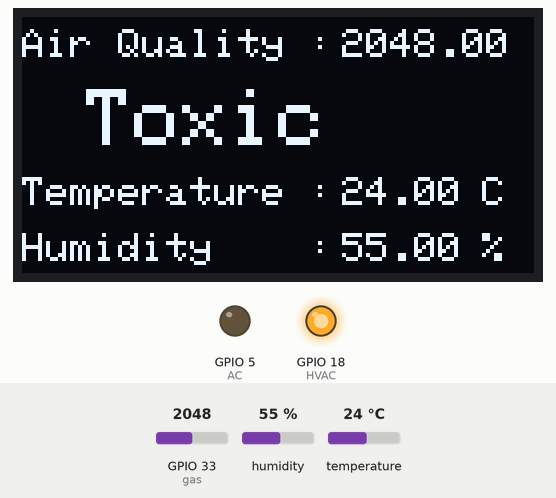
A sketch run on a simulated ESP32. Shown: 128×64 one-colour display, output pins drawn as LEDs (lit = HIGH). Inputs (shaded band) come from the test bench; at power-on: temperature 24 °C, GPIO 33 (gas) = 2048, humidity 55 %. WiFi joins after 1.5 s; servers stay silent unless stated; what the sketch prints to the serial monitor is not drawn.

Above: at 3.4 s.
3.5 s: temperature set to 39 °C
At 6.8 s:
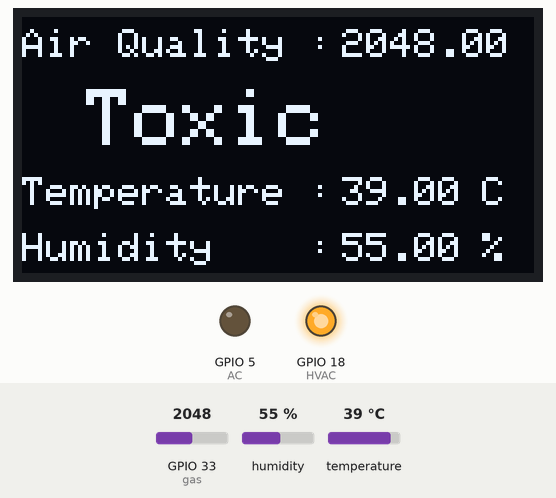
7.3 s: temperature set to 42 °C
At 10.0 s:
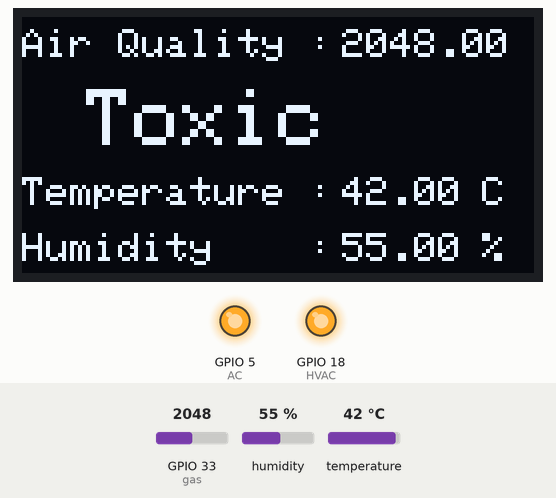
10.3 s: GPIO 33 (gas) set to 872
At 12.0 s:
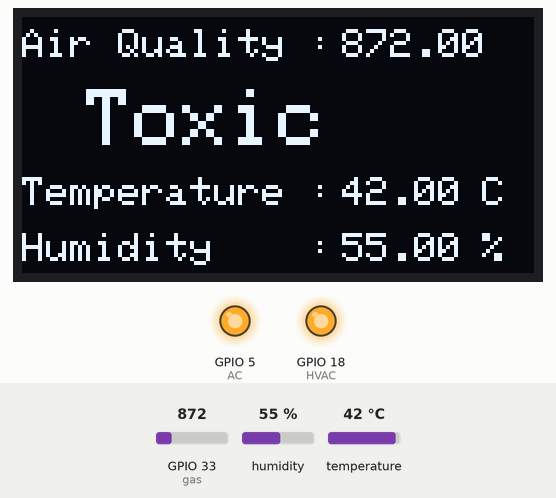
12.3 s: GPIO 33 (gas) set to 750
At 13.6 s:
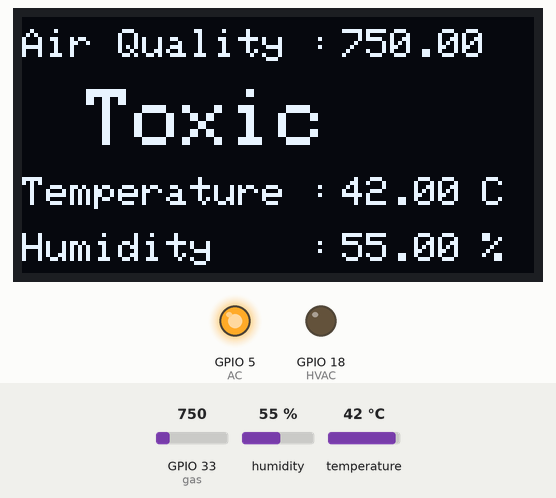
14.3 s: GPIO 33 (gas) set to 382
At 16.0 s:
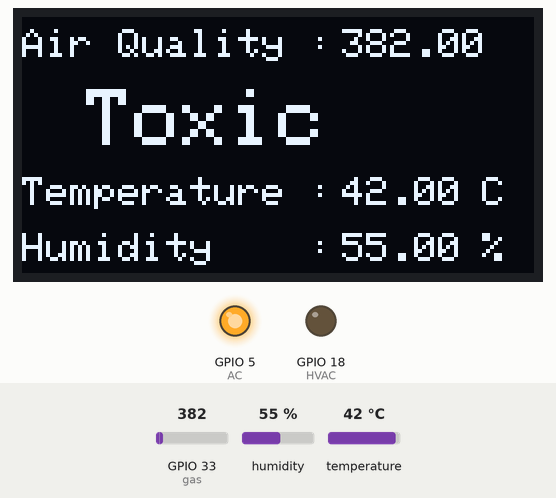
16.3 s: GPIO 33 (gas) set to 322
At 17.9 s:
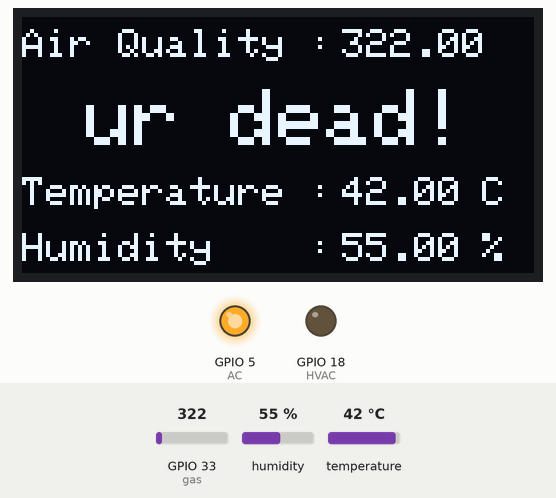
Timing chart, 0 to 19.3 s (numbered marks = the images above; inputs shaded):
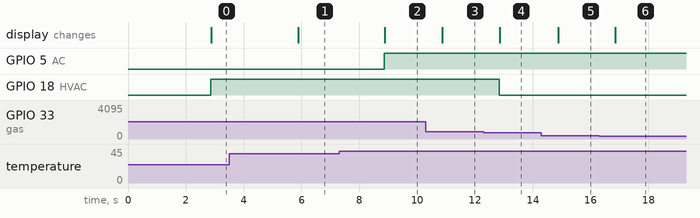

Measured:
- the behaviour switches between 40 and 41 °C on temperature (found by bisection; images 1 and 2)
- the behaviour switches between 801 and 800 on GPIO 33 (gas) (found by bisection; images 3 and 4)
- the behaviour switches between 350 and 349 on GPIO 33 (gas) (found by bisection; images 5 and 6)
- after the input at 3.5 s, the display: changes after 2.4 s (image 1)
- after the input at 7.3 s, GPIO 5 (AC): LOW → HIGH after 1.6 s; the display: changes after 1.6 s (image 2)
- after the input at 10.3 s, the display: changes after 0.56 s (image 3)
- after the input at 12.3 s, GPIO 18 (HVAC): HIGH → LOW after 0.53 s; the display: changes after 0.56 s (image 4)
- after the input at 14.3 s, the display: changes after 0.58 s (image 5)
- after the input at 16.3 s, the display: changes after 0.56 s (image 6)

The sketch:

DHT_BLYNK.ino
```cpp
#include <SPI.h>
#include <Wire.h>
#include <DHT.h>
#include <WiFi.h>
#include <BlynkSimpleEsp32.h>
#include <Adafruit_GFX.h>
#include <Adafruit_SSD1306.h>
#include <Fonts/FreeSans9pt7b.h>
#include <Fonts/FreeMonoOblique9pt7b.h>

#define SCREEN_WIDTH 128  // OLED display width, in pixels
#define SCREEN_HEIGHT 64  // OLED display height, in pixels
#define OLED_RESET 4      // Reset pin # (or -1 if sharing Arduino reset pin)
Adafruit_SSD1306 display(SCREEN_WIDTH, SCREEN_HEIGHT, &Wire, OLED_RESET);

#define BLYNK_TEMPLATE_ID "TMPLoFo97whX"
#define BLYNK_TEMPLATE_NAME "Air Quality"
#define BLYNK_AUTH_TOKEN "2XMs0svi0q-tUNQO-GDT1aabnygjSFSh"
#define BLYNK_PRINT Serial

#define AC 5
#define HVAC 18

char auth[] = BLYNK_AUTH_TOKEN;
char ssid[] = "OPPO K10 5G";  // type your wifi name
char pass[] = "deepak@123";   // type your wifi password

BlynkTimer timer;

#define DHTPIN 13  //Connect Out pin to D2 in NODE MCU
#define gas 33
#define DHTTYPE DHT11
DHT dht(DHTPIN, DHTTYPE);
float value = 0.00;
float t = 0.0;
float h = 0.0;
String quality = "";

int flag = 0;
int flag2 = 0;

BLYNK_WRITE(V3)  // Executes when the value of virtual pin 0 changes
{
  if (param.asInt() == 1)
    flag = 1;
  else
    flag = 0;
}

BLYNK_WRITE(V4)  // Executes when the value of virtual pin 0 changes
{
  if (param.asInt() == 1)
    flag2 = 1;
  else
    flag2 = 0;
}

void sendSensor() {
  h = dht.readHumidity();
  t = dht.readTemperature();  // or dht.readTemperature(true) for Fahrenheit
  value = analogRead(gas);

  if (t > 40 || flag == 1) {
    Serial.println("TURNING AC ON");
    digitalWrite(AC, HIGH);
  } else
    digitalWrite(AC, LOW);


  if (isnan(h) || isnan(t)) {
    Serial.println("Failed to read from DHT sensor!");
    return;
  }
  if (value < 181) {
    quality = "GOOD!";
  } else if (value > 181 && value < 225) {
    quality = "Poor!";
  } else if (value > 225 && value < 300) {
    quality = "Very bad!";
  } else if (value > 300 && value < 350) {
    quality = "ur dead!";
  } else {
    quality = "Toxic";
  }

  if (value > 800 || flag2 == 1) {
    Serial.println("TURNING HVAC ON");
    digitalWrite(HVAC, HIGH);
  } else
    digitalWrite(HVAC, LOW);
  // You can send any value at any time.
  // Please don't send more that 10 values per second.
  Blynk.virtualWrite(V0, t);
  Blynk.virtualWrite(V1, h);
  Blynk.virtualWrite(V2, value);

  Serial.print("Air Quality : ");
  Serial.print(value);

  Serial.print("\tTemperature : ");
  Serial.print(t);

  Serial.print("\tHumidity : ");
  Serial.println(h);

  display.clearDisplay();
  display.setTextColor(WHITE);
  display.setTextSize(1);
  display.setFont();

  display.setCursor(0, 3);
  display.println("Air Quality :");
  display.setTextSize(1);
  display.setCursor(80, 3);
  display.println(value);
  display.setTextSize(2);
  display.setCursor(16, 18);
  display.println(quality);

  display.setTextSize(1);
  display.setCursor(0, 40);
  display.println("Temperature :");
  display.setTextSize(1);
  display.setCursor(80, 40);
  display.println(t);
  display.setTextSize(1);
  display.setCursor(115, 40);
  display.println("C");

  display.setTextSize(1);
  display.setCursor(0, 54);
  display.println("Humidity    :");
  display.setTextSize(1);
  display.setCursor(80, 54);
  display.println(h);
  display.setTextSize(1);
  display.setCursor(115, 54);
  display.println("%");

  display.display();
}

void setup() {
  Serial.begin(115200);

  pinMode(AC, OUTPUT);
  pinMode(HVAC, OUTPUT);

  if (!display.begin(SSD1306_SWITCHCAPVCC, 0x3C)) {  // Address   0x3D for 128x64
    Serial.println(F("SSD1306 allocation failed"));
  }

  Blynk.begin(auth, ssid, pass);
  pinMode(gas, INPUT);
  dht.begin();
  timer.setInterval(1000L, sendSensor);
}

void loop() {
  Blynk.run();
  timer.run();
}
```
